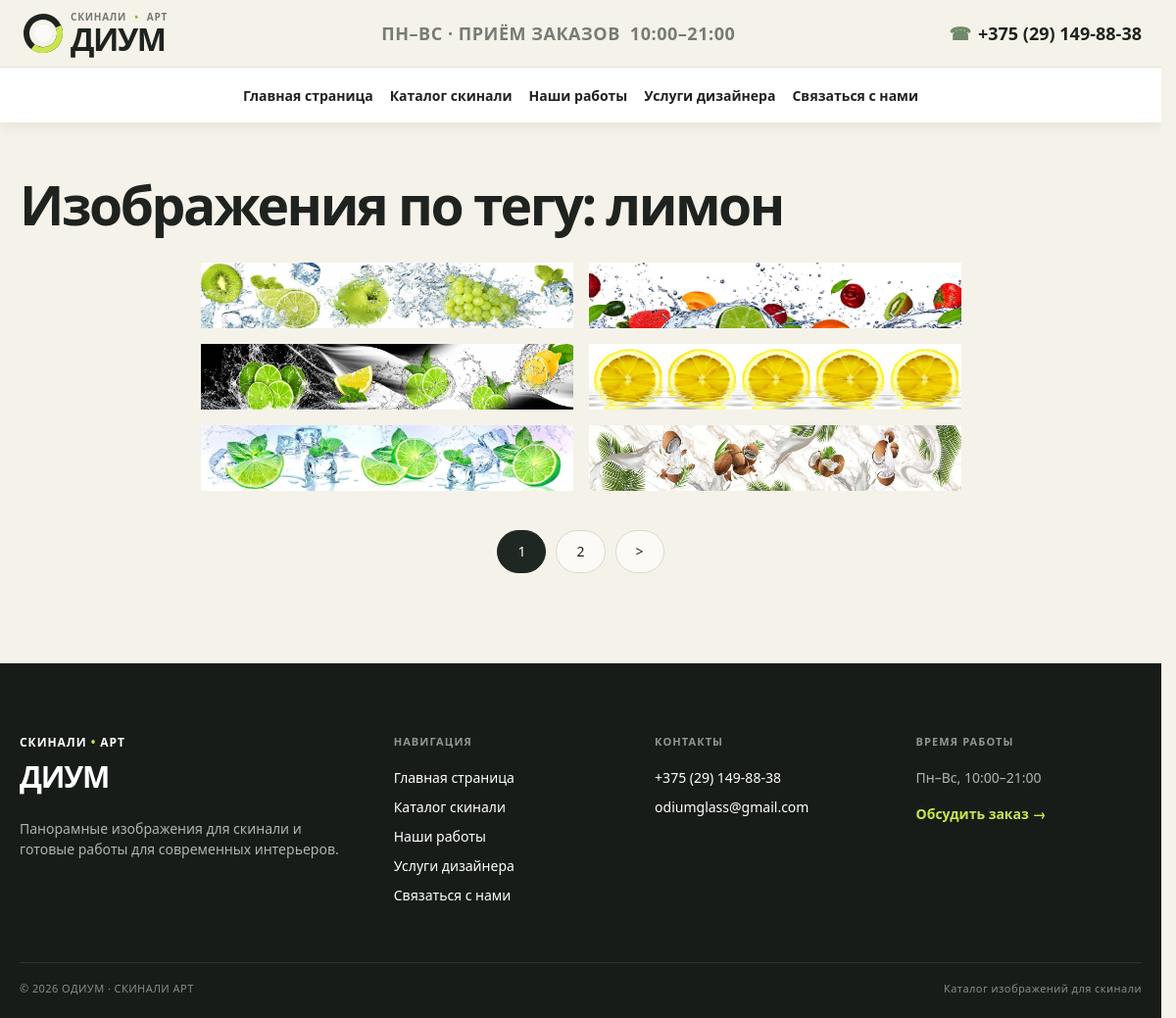
Screenshot of /tag/limon/ with the database file from the repository.
### pict/models.py (models this page shows, shortened)
class TagPict(models.Model):
    tag = models.CharField(max_length=100, db_index=True, verbose_name='Ключевое слово')
    slug = models.SlugField(max_length=100, db_index=True, unique=True, verbose_name="Slug")
    def __str__(self):
        return self.tag
    class Meta:
        verbose_name = 'Ключевое слово'
        verbose_name_plural = 'Ключевые слова'

class Pict(models.Model):
    name = models.IntegerField(unique=True, db_index=True, verbose_name='Имя файла')
    alt = models.CharField(max_length=250, blank=True, verbose_name='Описание')
    photo = models.ImageField(upload_to="photos/", verbose_name='Изображение')
    time_update = models.DateTimeField(auto_now_add=True, verbose_name='Время добавления')
    cat = models.ManyToManyField(Category, verbose_name="Категории")
    tags = models.ManyToManyField(TagPict, blank=True, related_name="tags", verbose_name="Теги")
    color = models.ManyToManyField(Color, verbose_name="Цвет")
    class Meta:
        verbose_name = 'Изображения'
        verbose_name_plural = 'Изображения'
        ordering = ['-id']

### pict/views.py (the view)
# urls.py: path('tag/<slug:tag_slug>/', PictTag.as_view(), name='tag')
class PictTag(FavoritesContextMixin, ListView):
    template_name = 'pict/tag.html'
    paginate_by = 6
    def get_context_data(self, *, object_list=None, **kwargs):
        context = super().get_context_data(**kwargs)
        context['title'] = TagPict.objects.get(slug=self.kwargs['tag_slug'])
        context['menu'] = menu
        return context
    def get_queryset(self):
        return Pict.objects.filter(tags__slug=self.kwargs['tag_slug'])

### pict/views.py (called while the page is built, shortened)
def get_favorite_ids(request):
    raw_ids = request.session.get(FAVORITES_SESSION_KEY, [])
    if not isinstance(raw_ids, (list, tuple)):
        raw_ids = []
    favorite_ids = []
    if favorite_ids != raw_ids:
        request.session[FAVORITES_SESSION_KEY] = favorite_ids
    return favorite_ids

    def get_context_data(self, **kwargs):
        context = super().get_context_data(**kwargs)
        favorite_ids = get_favorite_ids(self.request)
        context['favorite_ids'] = favorite_ids
        context['favorites_count'] = len(favorite_ids)
        return context

### pict/templates/pict/tag.html
{% extends 'pict/base.html' %}
{% block content %}
<h1>Изображения по тегу: {{ title }}</h1>
<div class="container">
  {% for p in page_obj %}
    <div class="item-block">
      {% include 'pict/includes/gallery_item.html' with p=p favorite_ids=favorite_ids %}
    </div>
  {% endfor %}
</div>
{% include  'pict/includes/paginator.html' %}
{% endblock %}

### pict/templates/pict/base.html (shortened to what this page needs)
{% load static %}
<!DOCTYPE html>
<html lang="ru">
<head>
    <link type="text/css" href="{% static 'skinali/css/styles.css' %}?v=46" rel="stylesheet" />
    <link type="text/css" href="{% static 'skinali/css/fancybox.css' %}" rel="stylesheet" />
</head>
<body>
{% block mainmenu %}
<header class="site-topbar">
    <div class="site-info-panel">
        <div class="site-header">
            <a class="site-header__logo" href="{% url 'home' %}" aria-label="ОДИУМ — на главную">
                <span class="site-header__logo-mark" aria-hidden="true">
                    <svg viewBox="0 0 48 48">
                        <circle class="site-header__logo-ring" cx="24" cy="24" r="17"></circle>
                        <circle class="site-header__logo-accent" cx="24" cy="24" r="17" pathLength="100"></circle>
                        <circle class="site-header__logo-dot" cx="24" cy="24" r="9"></circle>
                    </svg>
                </span>
                <span class="site-header__logo-type" aria-hidden="true">
                    <small><span>СКИНАЛИ</span><i>•</i><span>АРТ</span></small>
                    <strong>ДИУМ</strong>
                </span>
            </a>
            <span class="site-header__schedule">
                <small>ПН–ВС · ПРИЁМ ЗАКАЗОВ</small>
                <span>10:00–21:00</span>
            </span>
            <a class="site-header__phone" href="tel:+375291498838">
                <span class="site-header__phone-icon" aria-hidden="true">☎</span>
                <span>+375 (29) 149-88-38</span>
            </a>
        </div>
    </div>
    <div class="site-navigation-panel">
        <div class="site-navigation-panel__inner">
            <nav class="main-navigation" id="mobile-site-menu" aria-label="Главное меню">
                <ul class="mainmenu">
                {% for m in menu %}
                    <li><a href="{% url m.url_name %}"{% if request.resolver_match.url_name == m.url_name %} class="is-active"{% endif %}>{{ m.title }}</a></li>
                {% endfor %}
                </ul>
            </nav>
        </div>
    </div>
</header>
{% endblock mainmenu %}
<main class="site-main">
<div class="site-content">
{% block content %}
{% endblock %}
</div>
</main>
{% block footer %}
<footer class="site-footer">
    <div class="site-footer__inner">
        <div class="site-footer__brand">
            <a class="site-footer__logo" href="{% url 'home' %}">СКИНАЛИ <span>•</span> АРТ <strong>ДИУМ</strong></a>
            <p>Панорамные изображения для скинали и готовые работы для современных интерьеров.</p>
        </div>
        <nav class="site-footer__nav" aria-label="Навигация в подвале">
            <strong>Навигация</strong>
            {% for m in menu %}
                <a href="{% url m.url_name %}">{{ m.title }}</a>
            {% endfor %}
        </nav>
        <div class="site-footer__contacts">
            <strong>Контакты</strong>
            <a href="tel:+375291498838">+375 (29) 149-88-38</a>
            <a href="mailto:odiumglass@gmail.com">odiumglass@gmail.com</a>
        </div>
        <div class="site-footer__hours">
            <strong>Время работы</strong>
            <p>Пн–Вс, 10:00–21:00</p>
            <a href="{% url 'about' %}">Обсудить заказ →</a>
        </div>
    </div>
    <div class="site-footer__bottom">
        <span>© 2026 ОДИУМ · СКИНАЛИ АРТ</span>
        <span>Каталог изображений для скинали</span>
    </div>
</footer>
{% endblock footer %}
</body>
</html>

### pict/templates/pict/includes/gallery_item.html (shortened to what this page needs)
{% load static %}
<a data-fancybox="gallery"
   data-favorite-item
   data-pict-id="{{ p.pk }}"
   data-is-favorite="{% if p.pk in favorite_ids %}true{% else %}false{% endif %}"
   href="{{ p.photo.url }}"
   data-caption='<div class="gallery-modal__meta"><span class="gallery-modal__description">{{ p.alt }}</span><span class="gallery-modal__number">№: {{ p.name }}</span></div><div class="gallery-modal__actions"><button type="button" class="gallery-modal__favorite{% if p.pk in favorite_ids %} is-active{% endif %}" data-favorite-toggle data-pict-id="{{ p.pk }}" data-favorite-url="{% url 'favorite_toggle' p.pk %}" aria-pressed="{% if p.pk in favorite_ids %}true{% else %}false{% endif %}"><span class="favorite-toggle__label" data-favorite-label><span class="favorite-toggle__label-add">В избранное</span><span class="favorite-toggle__label-remove">Удалить из избранного</span><span class="favorite-toggle__label-error">Не удалось сохранить</span></span></button></div>'>
    <img class="item-photo" src="{{ p.photo.url }}" alt="{{ p.alt }}">
</a>

### pict/templates/pict/includes/paginator.html (shortened to what this page needs)
{% if page_obj.has_other_pages %}
  <nav class="list-pages catalog-pagination" aria-label="Пагинация">
    <ul>
      {% for p in page_obj.paginator.page_range %}
        {% if page_obj.number == p %}
          <li class="page-num page-num-selected" aria-current="page">{{ p }}</li>
        {% elif p >= page_obj.number|add:-2 and p <= page_obj.number|add:2 %}
          <li class="page-num">
            <a href="?page={{ p }}{{ col_tag }}">{{ p }}</a>
          </li>
        {% endif %}
      {% endfor %}
      {% if page_obj.has_next %}
      <li class="page-num">
        <a href="?page={{ page_obj.next_page_number }}{{ col_tag }}">&gt;</a>
      </li>
      {% endif %}
    </ul>
  </nav>
{% endif %}

### pict/static/skinali/css/fancybox.css (style rules this page uses)
:root { --f-spinner-width: 36px;--f-spinner-height: 36px;--f-spinner-color-1: rgba(0, 0, 0, 0.1);--f-spinner-color-2: rgba(17, 24, 28, 0.8);--f-spinner-stroke: 2.75 }
:root { --f-button-width: 40px;--f-button-height: 40px;--f-button-border: 0;--f-button-border-radius: 0;--f-button-color: #374151;--f-button-bg: #f8f8f8;--f-button-hover-bg: #e0e0e0;--f-button-active-bg: #d0d0d0;--f-button-shadow: none;--f-button-transition: all 0.15s ease;--f-button-transform: none;--f-button-svg-width: 20px;--f-button-svg-height: 20px;--f-button-svg-stroke-width: 1.5;--f-button-svg-fill: none;--f-button-svg-filter: none;--f-button-svg-disabled-opacity: 0.65 }

### rows the page displays
TagPict: tag "лимон"
Pict: photo (picture)
Pict: photo (picture)
Pict: photo (picture)
Pict: photo (picture)
Pict: photo (picture)
Pict: photo (picture)

### other values shown
{{ m.title }} "Главная страница" "Каталог скинали" "Наши работы" "Услуги дизайнера" "Связаться с нами"
{{ p }} "1"
{{ p }} "2"
